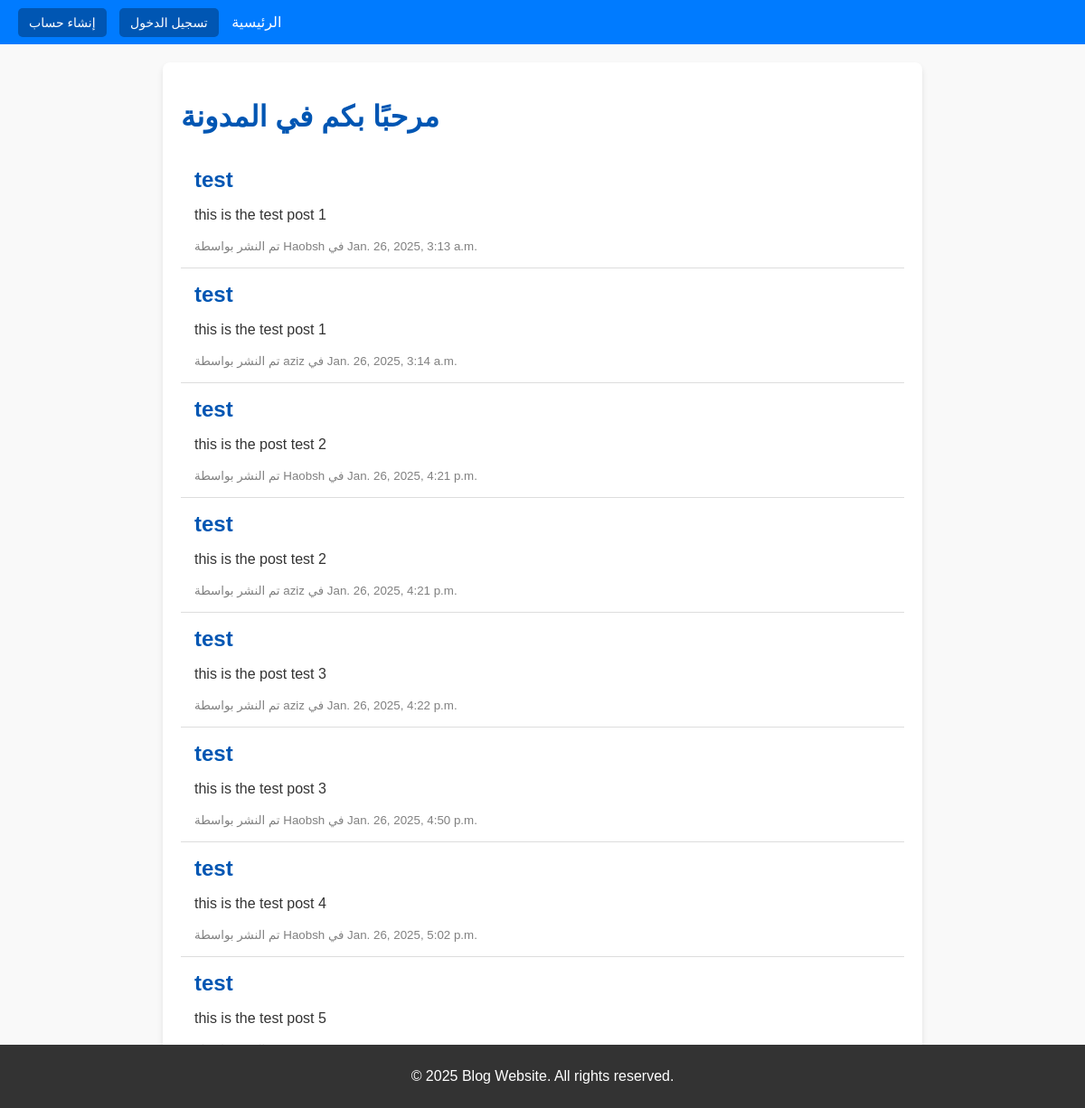
The app's page /, older data.
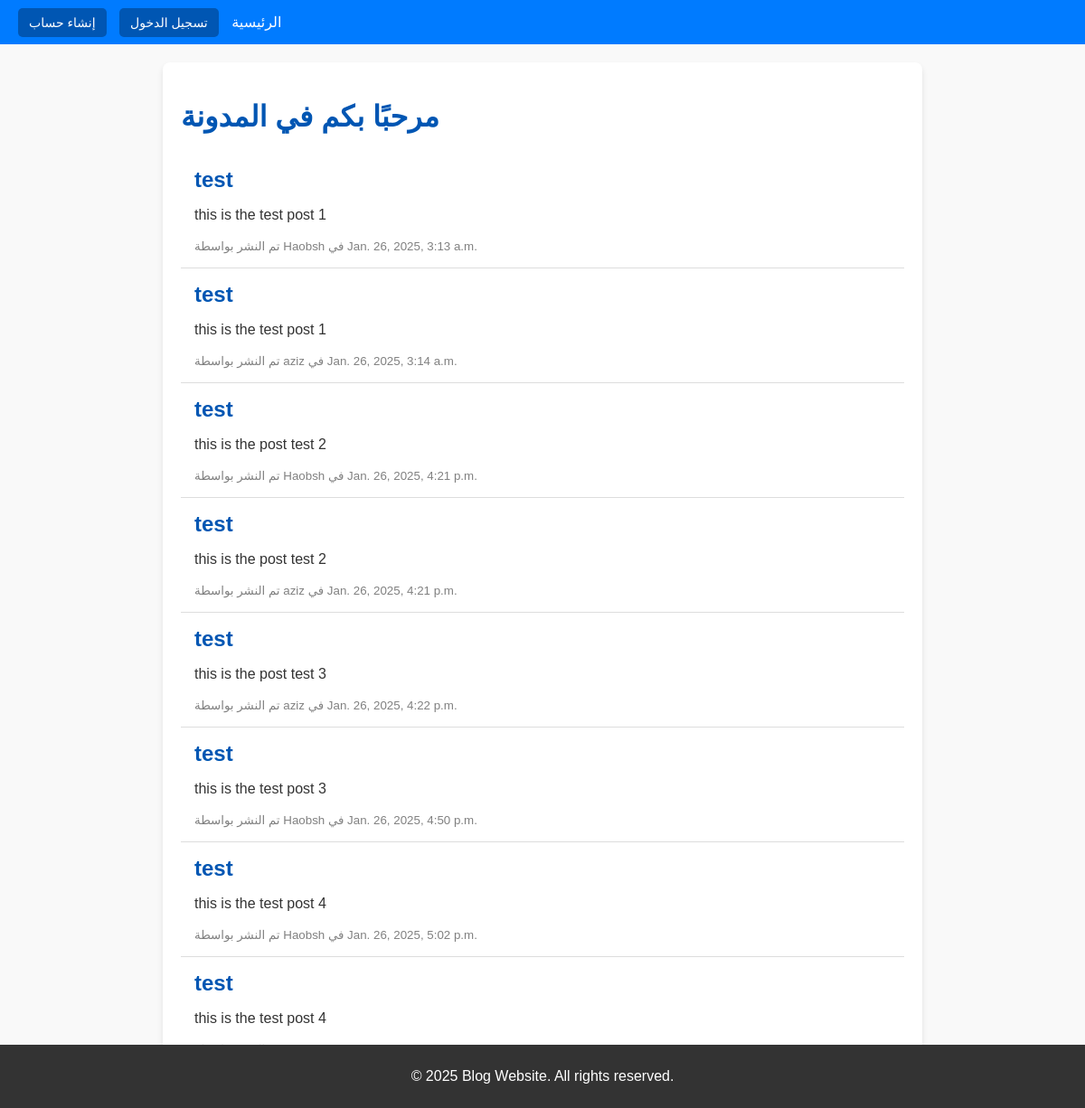
The same page, newer data.
### blog/models.py (models this page shows, shortened)
class Post(models.Model):
    title = models.CharField(max_length=200)
    content = models.TextField()
    created_at = models.DateTimeField(default=now)
    author = models.ForeignKey(User, on_delete=models.CASCADE)

### blog/views.py (the view)
# urls.py: path('', views.PostListView.as_view(), name='home'),
class PostListView(ListView):
    model = Post
    template_name = 'blog/home.html'
    context_object_name = 'posts'

### blog/templates/blog/home.html
{% extends 'base.html' %}
{% block content %}
    <div class="container">
        <h1>مرحبًا بكم في المدونة</h1>
        <div class="post-list">
            {% for post in posts %}
                <div class="post">
                    <h2>{{ post.title }}</h2>
                    <p>{{ post.content|truncatewords:20 }}</p>
                    <small>تم النشر بواسطة {{ post.author.username }} في {{ post.created_at }}</small>
                </div>
            {% empty %}
                <p>لا توجد منشورات لعرضها.</p>
            {% endfor %}
        </div>
    </div>
{% endblock %}

Row changes from the older to the newer data that the page shows:
changed Post (number 8 of 8 on the later page): content "this is the test post 5" → "this is the test post 4"
